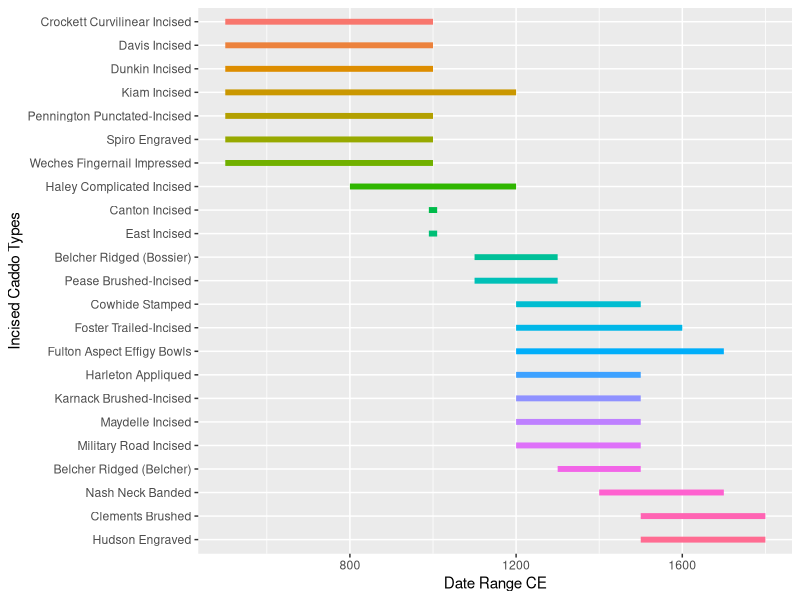

This figure's R source:
## ---- chunk 1
# load ggplot2
library(ggplot2)

# gantt chart of relative dates for incised Caddo ceramic types
temp<-data.frame(Type = c('Belcher Ridged (Bossier)', 'Belcher Ridged (Belcher)', 'Canton Incised', 'Clements Brushed', 'Cowhide Stamped', 'Crockett Curvilinear Incised', 'Davis Incised', 'Dunkin Incised', 'East Incised', 'Foster Trailed-Incised', 'Fulton Aspect Effigy Bowls', 'Haley Complicated Incised', 'Harleton Appliqued', 'Hudson Engraved', 'Karnack Brushed-Incised', 'Kiam Incised', 'Maydelle Incised', 'Military Road Incised', 'Nash Neck Banded', 'Pease Brushed-Incised', 'Pennington Punctated-Incised', 'Spiro Engraved', 'Weches Fingernail Impressed'), # canton/east incised types date to AD 1000, but were modified to 990-1010 so that it would show on the gantt chart
                 Date_Range_CE = c(1100, 1300, 990, 1500, 1200, 500, 500, 500, 990, 1200, 1200, 800, 1200, 1500, 1200, 500, 1200, 1200, 1400, 1100, 500, 500, 500), # in years CE
                 end = c(1300, 1500, 1010, 1800, 1500, 1000, 1000, 1000, 1010, 1600, 1700, 1200, 1500, 1800, 1500, 1200, 1500, 1500, 1700, 1300, 1000, 1000, 1000) # in years CE
)

# reorder types by beginning of relative date range
temp$Type <- factor(temp$Type, levels = temp$Type[order(temp$Date_Range_CE)])

# arrange figure
type.time <- ggplot(temp, aes(x = Date_Range_CE, xend = end, y = factor(Type, 
       levels = rev(levels(factor(Type)))), yend = Type, color = Type)) +
  geom_segment(size = 2) +
  scale_colour_discrete() +
  theme(legend.position = "none") +
  labs(y = "Incised Caddo Types", x = "Date Range CE")

# render figure
type.time
